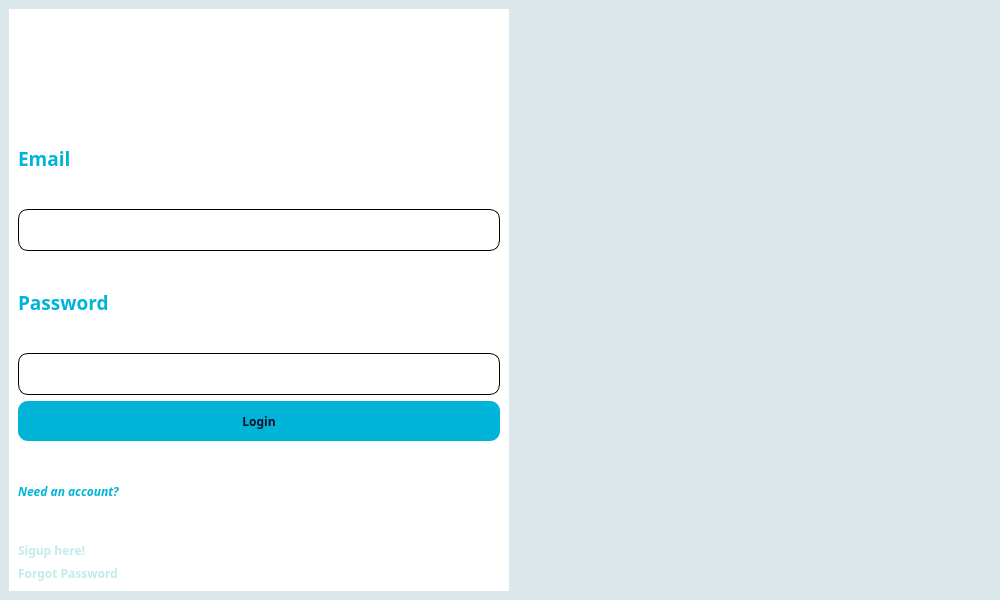
<?xml version="1.0" encoding="UTF-8"?>
<ui version="4.0">
 <class>MainWindow</class>
 <widget class="QMainWindow" name="MainWindow">
  <property name="geometry">
   <rect>
    <x>0</x>
    <y>0</y>
    <width>1000</width>
    <height>600</height>
   </rect>
  </property>
  <property name="minimumSize">
   <size>
    <width>1000</width>
    <height>600</height>
   </size>
  </property>
  <property name="maximumSize">
   <size>
    <width>1000</width>
    <height>600</height>
   </size>
  </property>
  <property name="windowTitle">
   <string>MainWindow</string>
  </property>
  <property name="styleSheet">
   <string notr="true">/* Nền xanh dương cực đậm cho toàn app */
#centralwidget {
	background: white;
}

/* Định hình lại ô nhập liệu gọn gàng, chữ trắng */
#email, #password {
	background: #131F42;
	border: 1px solid #1D2E61;
	border-radius: 10px;
	min-height: 40px;
	padding-left: 10px;
	color: #FFFFFF;
}
#email:focus, #password:focus {
	border: 1.5px solid #00B4D8; /* Lên viền xanh sáng giống màu logo khi click vào */
}

/* Nút Login nổi bật màu xanh Cyan của logo */
#login {
	background: #00B4D8;
	color:  #0A1128;
	border: none;
	outline: none;
	border-radius: 10px;
	min-height: 40px;
}
#login:hover {
	background: #00F5D4; /* Sáng rực lên khi hover chuột */
}

/* Mấy cái nút chuyển hướng phụ */
#forgot_password, #nav_signup {
	color: #C1EBE9;
	background: transparent;
	border: none;
	outline: none;	
	text-align: left; 
}
#forgot_password:hover, #nav_signup:hover {
	color: #00B4D8; /* Đổi màu nhẹ khi rê chuột vào */
}

/* Màu chữ cho các Label tiêu đề */
#label_2, #label_3, #label_4 {
	color: #00B4D8;
}</string>
  </property>
  <widget class="QWidget" name="centralwidget">
   <property name="styleSheet">
    <string notr="true">background-color: rgb(220, 231, 235);</string>
   </property>
   <layout class="QHBoxLayout" name="horizontalLayout">
    <item>
     <widget class="QWidget" name="widget_2" native="true">
      <property name="minimumSize">
       <size>
        <width>500</width>
        <height>0</height>
       </size>
      </property>
      <property name="maximumSize">
       <size>
        <width>500</width>
        <height>16777215</height>
       </size>
      </property>
      <property name="styleSheet">
       <string notr="true">background-color: rgb(255, 255, 255);
border-color: rgb(0, 0, 0);</string>
      </property>
      <layout class="QVBoxLayout" name="verticalLayout_2">
       <item>
        <widget class="QLabel" name="label">
         <property name="minimumSize">
          <size>
           <width>0</width>
           <height>0</height>
          </size>
         </property>
         <property name="styleSheet">
          <string notr="true">background: transparent;</string>
         </property>
         <property name="text">
          <string/>
         </property>
         <property name="pixmap">
          <pixmap>../assets/images/word_logo_new-removebg-preview.png</pixmap>
         </property>
         <property name="scaledContents">
          <bool>true</bool>
         </property>
        </widget>
       </item>
       <item>
        <widget class="QLabel" name="label_2">
         <property name="font">
          <font>
           <family>Arial Black</family>
           <pointsize>14</pointsize>
           <weight>75</weight>
           <bold>true</bold>
          </font>
         </property>
         <property name="text">
          <string>Email</string>
         </property>
        </widget>
       </item>
       <item>
        <widget class="QLineEdit" name="email">
         <property name="styleSheet">
          <string notr="true"/>
         </property>
        </widget>
       </item>
       <item>
        <widget class="QLabel" name="label_3">
         <property name="font">
          <font>
           <family>Arial Black</family>
           <pointsize>14</pointsize>
           <weight>75</weight>
           <bold>true</bold>
          </font>
         </property>
         <property name="text">
          <string>Password</string>
         </property>
        </widget>
       </item>
       <item>
        <widget class="QLineEdit" name="password">
         <property name="styleSheet">
          <string notr="true"/>
         </property>
         <property name="echoMode">
          <enum>QLineEdit::Password</enum>
         </property>
        </widget>
       </item>
       <item>
        <widget class="QPushButton" name="login">
         <property name="font">
          <font>
           <family>Arial Black</family>
           <weight>75</weight>
           <italic>false</italic>
           <bold>true</bold>
          </font>
         </property>
         <property name="styleSheet">
          <string notr="true">#login {
	background: #00B4D8;
	color:  #0A1128;
	border: none;
	outline: none;
	border-radius: 10px;
	min-height: 40px;
}
#login:hover {
	background: #00F5D4; /* Sáng rực lên khi hover chuột */
}</string>
         </property>
         <property name="text">
          <string>Login</string>
         </property>
        </widget>
       </item>
       <item>
        <widget class="QLabel" name="label_4">
         <property name="font">
          <font>
           <family>Arial Black</family>
           <weight>75</weight>
           <italic>true</italic>
           <bold>true</bold>
          </font>
         </property>
         <property name="text">
          <string>Need an account?</string>
         </property>
        </widget>
       </item>
       <item>
        <widget class="QPushButton" name="nav_signup">
         <property name="font">
          <font>
           <family>Arial Black</family>
           <weight>75</weight>
           <bold>true</bold>
          </font>
         </property>
         <property name="text">
          <string>Sigup here!</string>
         </property>
        </widget>
       </item>
       <item>
        <widget class="QPushButton" name="forgot_password">
         <property name="font">
          <font>
           <family>Arial Black</family>
           <weight>75</weight>
           <bold>true</bold>
          </font>
         </property>
         <property name="text">
          <string>Forgot Password</string>
         </property>
        </widget>
       </item>
      </layout>
     </widget>
    </item>
    <item>
     <widget class="QLabel" name="label_5">
      <property name="sizePolicy">
       <sizepolicy hsizetype="Fixed" vsizetype="Fixed">
        <horstretch>0</horstretch>
        <verstretch>0</verstretch>
       </sizepolicy>
      </property>
      <property name="minimumSize">
       <size>
        <width>480</width>
        <height>580</height>
       </size>
      </property>
      <property name="maximumSize">
       <size>
        <width>480</width>
        <height>580</height>
       </size>
      </property>
      <property name="styleSheet">
       <string notr="true">background: transparent;</string>
      </property>
      <property name="text">
       <string/>
      </property>
      <property name="pixmap">
       <pixmap>../assets/images/Pos_Logo_new-removebg-preview.png</pixmap>
      </property>
      <property name="scaledContents">
       <bool>true</bool>
      </property>
      <property name="alignment">
       <set>Qt::AlignCenter</set>
      </property>
     </widget>
    </item>
   </layout>
  </widget>
 </widget>
 <resources/>
 <connections/>
</ui>
